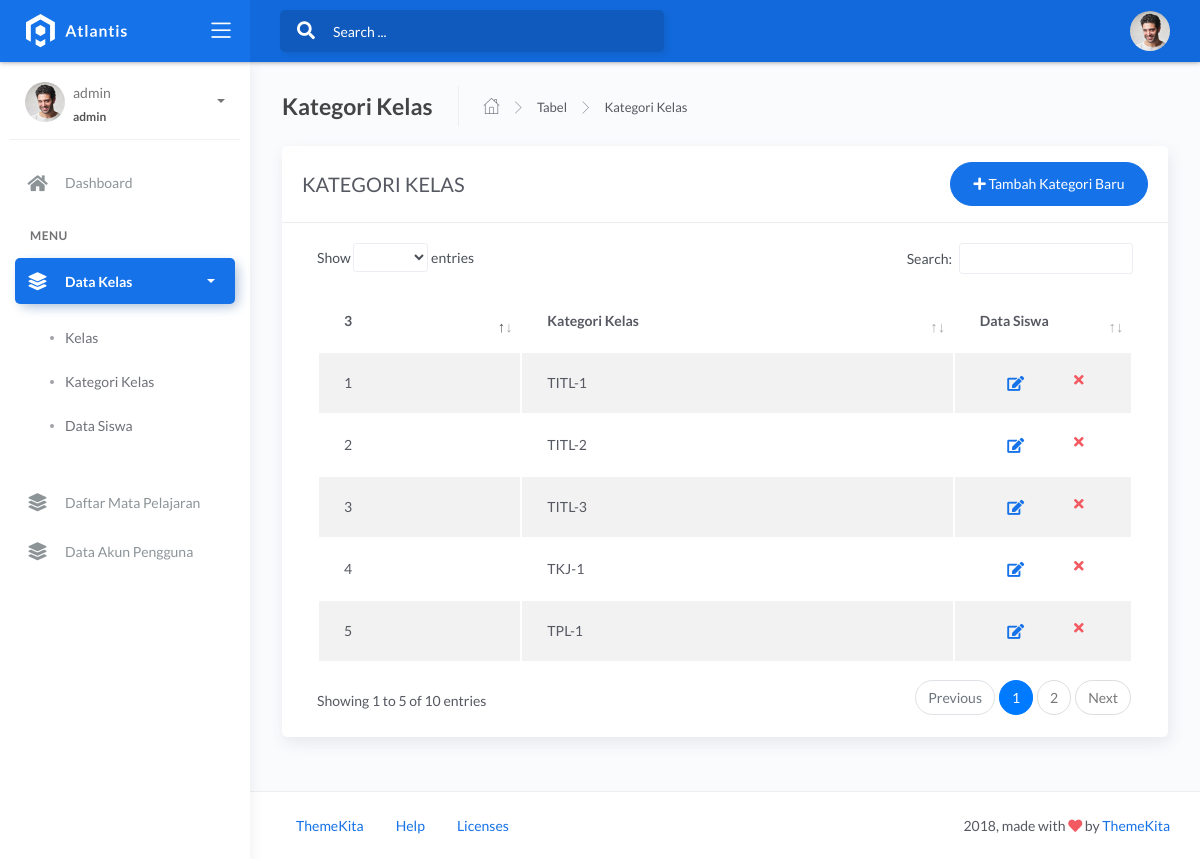
/content_index/menu_admin/data_kategori.php (signed in), run on the app's committed database.
### tables this page shows
CREATE TABLE `tabel_kategori` (
  `id_kategori` int(11) NOT NULL,
  `kategori_kelas` varchar(255) NOT NULL
);

### content_index/menu_admin/data_kategori.php (the view, shortened to what this page needs)
<!DOCTYPE html>
<html lang="en">
<head>
	<link rel="stylesheet" href="../../assets/css/bootstrap.min.css">
	<link rel="stylesheet" href="../../assets/css/atlantis.min.css">
	<link rel="stylesheet" href="../../assets/css/demo.css">
</head>
<body>
	<div class="wrapper">
		<div class="main-header">
			<div class="logo-header" data-background-color="blue">
				<a href="../index.html" class="logo">
					<img src="../../assets/img/logo.svg" alt="navbar brand" class="navbar-brand">
				</a>
				<div class="nav-toggle">
					<button class="btn btn-toggle toggle-sidebar">
						<i class="icon-menu"></i>
					</button>
				</div>
			</div>
			<nav class="navbar navbar-header navbar-expand-lg" data-background-color="blue2">
				<div class="container-fluid">
					<div class="collapse" id="search-nav">
						<form class="navbar-left navbar-form nav-search mr-md-3">
							<div class="input-group">
								<div class="input-group-prepend">
									<button type="submit" class="btn btn-search pr-1">
										<i class="fa fa-search search-icon"></i>
									</button>
								</div>
								<input type="text" placeholder="Search ..." class="form-control">
							</div>
						</form>
					</div>
					<ul class="navbar-nav topbar-nav ml-md-auto align-items-center">
						<li class="nav-item dropdown hidden-caret">
							<a class="dropdown-toggle profile-pic" data-toggle="dropdown" href="#" aria-expanded="false">
								<div class="avatar-sm">
									<img src="/../../assets/img/profile.jpg" alt="..." class="avatar-img rounded-circle">
								</div>
							</a>
						</li>
					</ul>
				</div>
			</nav>
		</div>
		<div class="sidebar sidebar-style-2">
			<div class="sidebar-wrapper scrollbar scrollbar-inner">
				<div class="sidebar-content">
					<div class="user">
						<div class="avatar-sm float-left mr-2">
							<img src="../../assets/img/profile.jpg" alt="..." class="avatar-img rounded-circle">
						</div>
						<div class="info">
							<a data-toggle="collapse" href="#collapseExample" aria-expanded="true">
								<span>
									<?php echo $_SESSION['username'];?>
								<span class="user-level"><?php echo $_SESSION['role_user'];?></span>
								<span class="caret"></span>
								</span>
							</a>
						</div>
					</div>
					<ul class="nav nav-primary">
						<li class="nav-item">
							<a href="../index_admin.php" class="collapsed" aria-expanded="false">
								<i class="fas fa-home"></i>
								<p>Dashboard</p>
							</a>
						</li>
						<li class="nav-section">
							<h4 class="text-section">Menu</h4>
						</li>
						<li class="nav-item active">
							<a data-toggle="collapse" href="#base">
								<i class="fas fa-layer-group"></i>
								<p>Data Kelas</p>
								<span class="caret"></span>
							</a>
							<div class="collapse show" id="base">
								<ul class="nav nav-collapse">
									<li>
										<a href="data_kelas.php">
											<span class="sub-item">Kelas</span>
										</a>
									</li>
									<li>
										<a href="data_kategori.php">
											<span class="sub-item">Kategori Kelas</span>
										</a>
									</li>
									<li>
										<a href="data_siswa.php">
											<span class="sub-item">Data Siswa</span>
										</a>
									</li>
								</ul>
							</div>
						</li>
						<li class="nav-item">
							<a href="data_mata_pelajaran.php">
								<i class="fas fa-layer-group"></i>
								<p>Daftar Mata Pelajaran</p>
							</a>
						</li>
						<li class="nav-item">
							<a href="data_akun.php">
								<i class="fas fa-layer-group"></i>
								<p>Data Akun Pengguna</p>
							</a>
						</li>
					</ul>
				</div>
			</div>
		</div>
		<div class="main-panel">
			<div class="content">
				<div class="page-inner">
					<div class="page-header">
						<h4 class="page-title">Kategori Kelas</h4>
						<ul class="breadcrumbs">
							<li class="nav-home">
								<a href="../index_admin.php">
									<i class="flaticon-home"></i>
								</a>
							</li>
							<li class="separator">
								<i class="flaticon-right-arrow"></i>
							</li>
							<li class="nav-item">
								<a href="#">Tabel</a>
							</li>
							<li class="separator">
								<i class="flaticon-right-arrow"></i>
							</li>
							<li class="nav-item">
								<a href="#">Kategori Kelas </a>
							</li>
						</ul>
					</div>
					<div class="row">
						<div class="col-md-12">
							<div class="card">
								<div class="card-header">
									<div class="d-flex align-items-center">
										<h4 class="card-title">KATEGORI KELAS</h4>
                                        <button class="btn btn-primary btn-round ml-auto" data-toggle="modal" data-target="#addRowModal">
											<i class="fa fa-plus"></i>
												Tambah Kategori Baru
										</button>
									</div>
								</div>
								<div class="card-body">
									<div class="table-responsive">
										<table id="add-row" class="display table table-striped table-hover" >
											<thead>
												<tr>
													<th>3</th>
													<th>Kategori Kelas</th>
													<th style="width: 10%">Data Siswa</th>
												</tr>
											</thead>
											<tbody>
												<?php $nomor = 1; ?>
												<?php
													include('../../koneksi.php');
													$kategori = mysqli_query($koneksi,"SELECT * from tabel_kategori ORDER BY id_kategori ASC");
													while($row = mysqli_fetch_array($kategori))
													{ ?>
													<tr>
														<td><?php echo $nomor; ?></td>
														<td><?php echo $row['kategori_kelas']; ?></td>
														<td>
															<div class="form-button-action">
																<a href="edit_data_kategori.php?id_kategori=<?=$row['id_kategori']?>" data-toggle="tooltip" title="" class="btn btn-link btn-primary btn-lg" data-original-title="Edit">
																	<i class="fa fa-edit"></i>
																</a>
                                                                <a href="data_kategori.php?id_kategori=<?=$row['id_kategori']?>" data-toggle="tooltip" title="" class="btn btn-link btn-danger" data-original-title="Hapus">
																	<i class="fa fa-times"></i>
																</a>
															</div>
														</td>
													</tr>
												<?php $nomor++; ?>
													<?php } ?>
											</tbody>
										</table>
									</div>
								</div>
							</div>
						</div>
					</div>
				</div>
			</div>
			<footer class="footer">
				<?php
					include('includes/../../../layout/footer.php');
				?>
			</footer>
		</div>
	</div>
</body>
</html>

### data on the page
tabel_kategori: kategori_kelas "TITL-1"
tabel_kategori: kategori_kelas "TITL-2"
tabel_kategori: kategori_kelas "TITL-3"
tabel_kategori: kategori_kelas "TKJ-1"
tabel_kategori: kategori_kelas "TPL-1"

### other printed values
$_SESSION['username'] "admin"
$_SESSION['role_user'] "admin"
